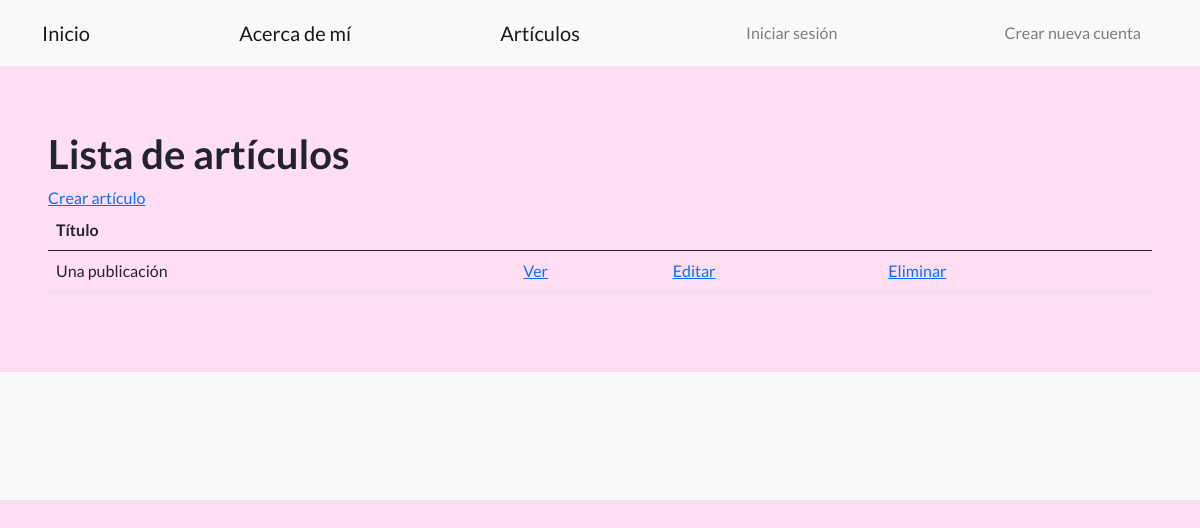
/articulos/, run on an earlier commit of the app's database.
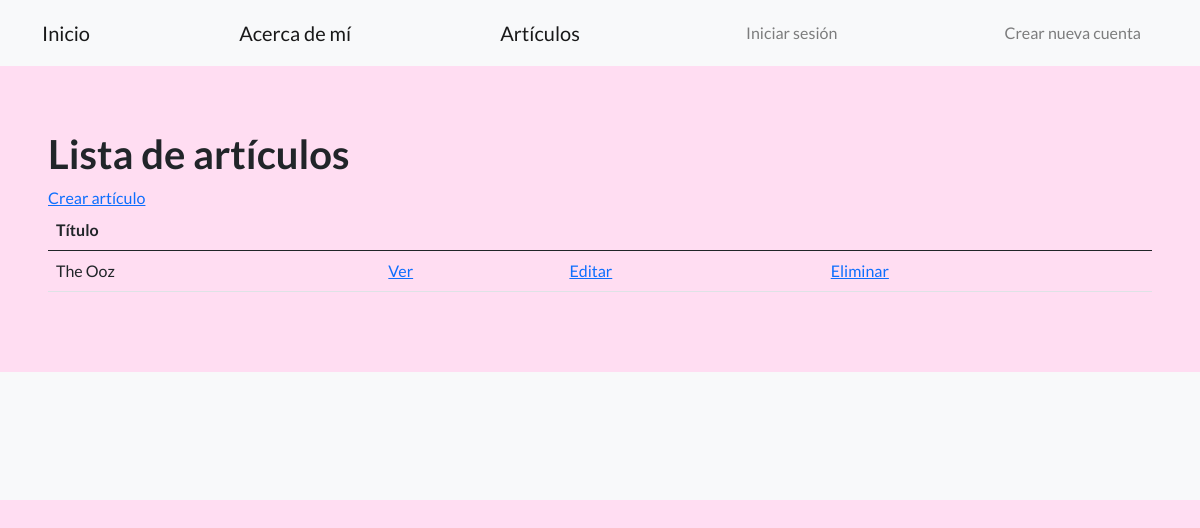
And on a later commit of the database.
### Blog/models.py (models this page shows, shortened)
class Articulo(models.Model):
    id = models.AutoField(primary_key=True)
    titulo = models.CharField(max_length=200)
    subtitulo = models.CharField(max_length=200)
    cuerpo = models.TextField()
    autor = models.ForeignKey(Perfil, on_delete=models.CASCADE)
    fecha = models.DateField(auto_now_add=True)
    imagen = models.ImageField(upload_to='articulos/', null=True, blank=True)

### Blog/views.py (the view)
# urls.py: path('articulos/', views.lista_articulos, name='lista_articulos'),
def lista_articulos(request):
    articulos = Articulo.objects.all()
    return render(request, 'Blog/lista_articulos.html', {'articulos': articulos})

### Blog/templates/Blog/lista_articulos.html
{% extends 'Blog/base.html' %}
{% load static %}
{% block contenido %}
    <h1>Lista de artículos</h1>
    <a href="{% url 'crear_articulo' %}">Crear artículo</a>
    {% if articulos %}
    <table class="table">
        <thead>
            <tr>
                <th>Título</th>
                <th></th>
                <th></th>
                <th></th>
            </tr>
        </thead>
        <tbody>
            {% for articulo in articulos %}
            <tr>
                <td>{{ articulo.titulo }}</td>
                <td><a href="{% url 'detalle_articulo' articulo.id %}">Ver</a></td>
                <td><a href="{% url 'editar_articulo' pk=articulo.pk %}">Editar</a></td>
                <td><a href="{% url 'eliminar_articulo' pk=articulo.pk %}">Eliminar</a></td>
            </tr>
            {% endfor %}
        </tbody>
    </table>
    {% else %}
        <p>No hay artículos disponibles</p>
    {% endif %}
{% endblock contenido %}

### Blog/templates/Blog/base.html (shortened to what this page needs)
{% load static %}
<!DOCTYPE html>
<html lang="en">
    <head>
        <link href="https://cdn.jsdelivr.net/npm/bootstrap-icons@1.5.0/font/bootstrap-icons.css" rel="stylesheet" type="text/css" />
        <link href="{% static 'css/styles.css' %}" rel="stylesheet" />
    </head>
    <body>
        <nav class="navbar navbar-light bg-light static-top">
            <div class="container">
                <a class="navbar-brand" href="{% url 'home' %}">Inicio</a>
                <a class="navbar-brand" href="{% url 'acerca_de' %}">Acerca de mí</a>
                <a class="navbar-brand" href="{% url 'lista_articulos' %}">Artículos</a>
                {% if user.is_authenticated %}
            <div class="dropdown">
                    <button class="btn btn-secondary dropdown-toggle" type="button" id="dropdownMenuButton1" data-bs-toggle="dropdown" aria-expanded="false">
                        <div style="display: inline-flex;">
                            <span>{{ user.username }}</span>
                        </div>
                    </button>
                    <ul class="dropdown-menu" aria-labelledby="dropdownMenuButton1">
                        <li>
                            <a class="dropdown-item" href="{% url 'cerrar_sesion' %}"><strong>Cerrar Sesión</strong></a>
                        </li>
                    </ul>
                    </div>
                </div>
                {% else %}
                <a class="btn btn-primary" href="{% url 'iniciar_sesion' %}">Iniciar sesión</a>
                <a class="btn btn-success" href="{% url 'registro' %}">Crear nueva cuenta</a>
                {% endif %}
            </div>
        </nav>
        <section style="padding:4rem 3rem;">
            {% block contenido %}{% endblock contenido %}
        </section>
        <footer class="footer bg-light">
        </footer>
    </body>
</html>

### Blog/templates/Blog/base.html (style rules this page uses)
html, body { height: 100%; margin: 0; padding: 0; }
body { background-color: #FFDDF2; }
.navbar { margin-bottom: 0; }
.navbar-brand { color: rgba(0, 0, 0, 0.5); }
.btn-primary, .btn-success { background-color: transparent; border-color: transparent; color: rgba(0, 0, 0, 0.5); }
.footer { background-color: #FFDDF2; margin-top: auto; padding: 20px; }

What changed in the data, as far as the page shows it:
removed Articulo: titulo "Una publicación"
added Articulo: titulo "The Ooz"
